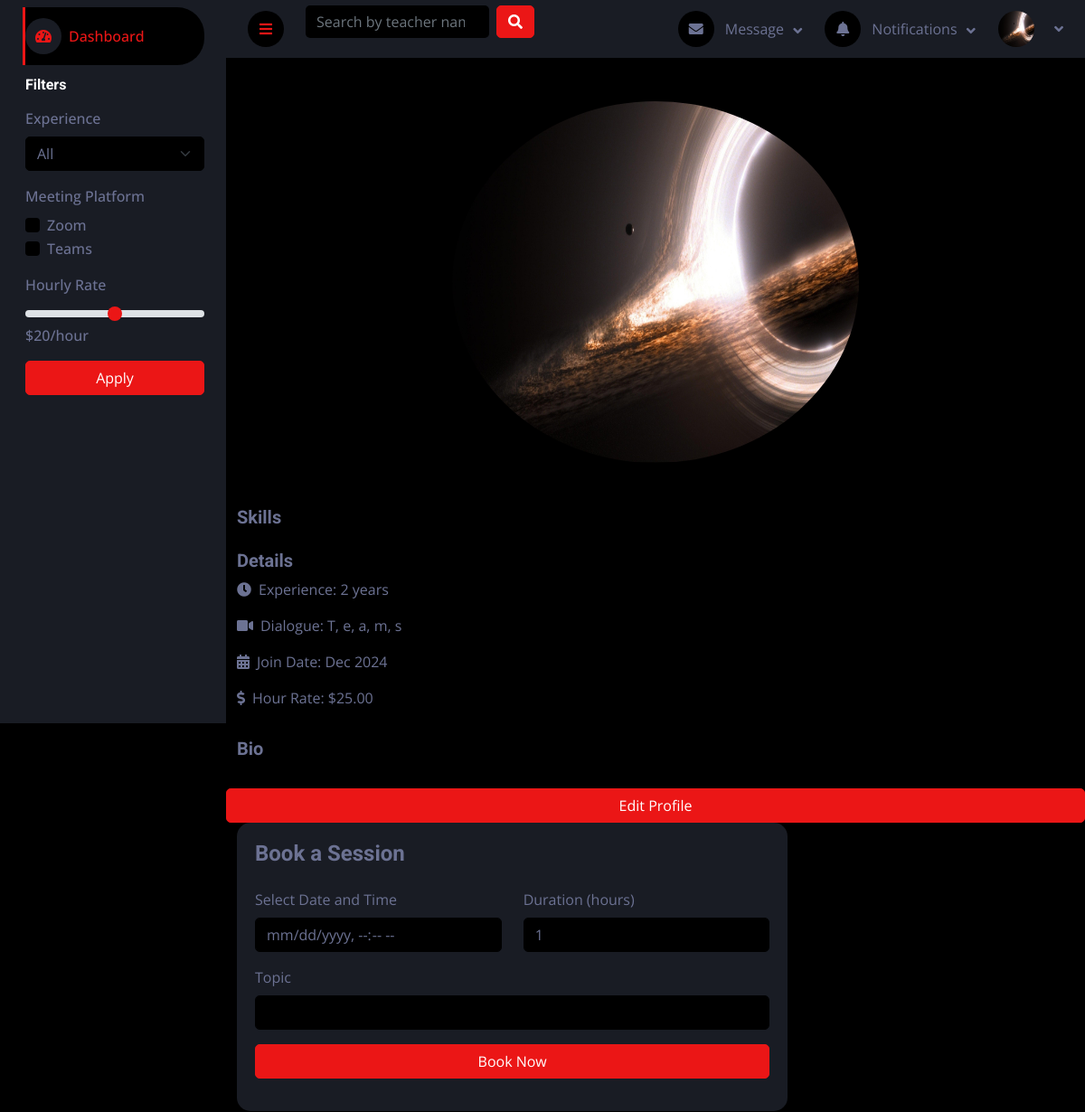
The app's page /teaching/teacher/1/ (upper part), older data.
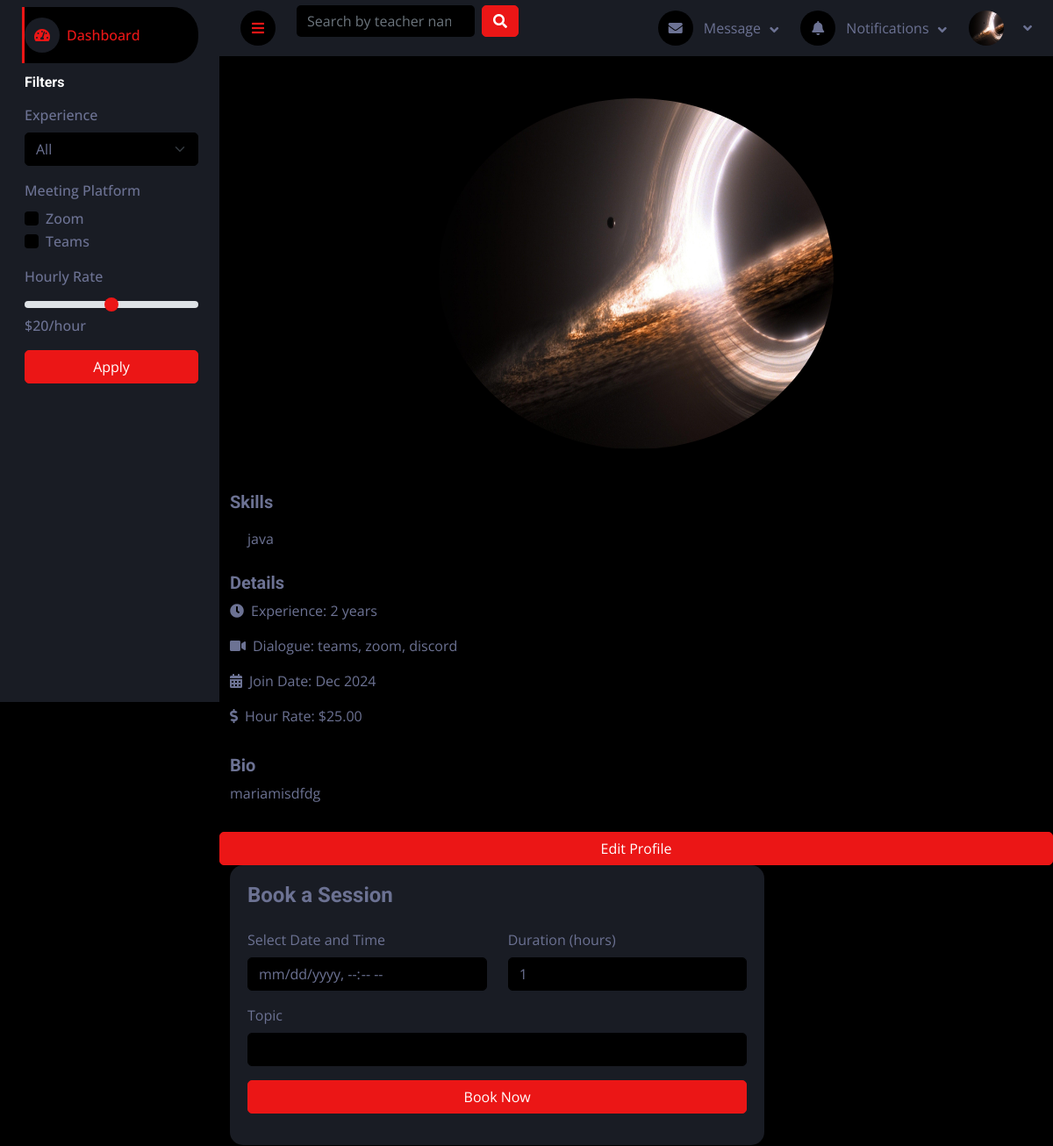
The same page, newer data.
### teaching/models.py (models this page shows, shortened)
class TeacherProfile(models.Model):
    user = models.OneToOneField(settings.AUTH_USER_MODEL, on_delete=models.CASCADE, related_name='teacher_profile')
    profile_picture = models.ImageField(upload_to='profile_pictures/', blank=True, null=True)
    bio = models.TextField(null=True, blank=True)
    skills = models.ManyToManyField(Skill, blank=True)
    hourly_rate = models.DecimalField(max_digits=6, decimal_places=2, default=0.0)
    communication_methods = models.JSONField(default=list, blank=True)
    experience_years = models.PositiveIntegerField(default=0)
    rating = models.FloatField(default=0, validators=[MinValueValidator(0), MaxValueValidator(5)])
    total_reviews = models.PositiveIntegerField(default=0)
    join_date = models.DateField(auto_now_add=True)

class Skill(models.Model):
    name = models.CharField(max_length=100)
    description = models.TextField(blank=True, null=True)

### teaching/views.py (the view)
# urls.py: path('teacher/<int:teacher_id>/', views.teacher_profile_view, name='teacher_profile'),
def teacher_profile_view(request, teacher_id):
    teacher_profile = TeacherProfile.objects.get(id=teacher_id)
    reviews = Review.objects.filter(teacher_profile=teacher_profile).order_by('-created_at')
    avg_rating = reviews.aggregate(avg=Avg('rating'))['avg'] or 0
    review_count = reviews.count()
    context = {
        'teacher_profile': teacher_profile,
        'user': teacher_profile.user,
        'skills': teacher_profile.skills,
        'communication_methods': teacher_profile.communication_methods,
        'reviews': reviews,
        'avg_rating': avg_rating,
        'review_count': review_count,
    }
    return render(request, 'users/profile_teacher.html', context)

### bookings/context_processors.py (called while the page is built)
def unread_notifications(request):
    if request.user.is_authenticated:
        notifications = Notification.objects.filter(recipient=request.user, is_read=False)
        return {'notifications': notifications}
    return {'notifications': []}

### teaching/templatetags/custom_tags.py (called while the page is built)
@register.filter
def range_from(value):
    try:
        return range(int(value))
    except (TypeError, ValueError):
        return range(0)

@register.filter
def remaining_stars(value):
    try:
        return range(5 - int(float(value)))
    except (TypeError, ValueError):
        return range(5)

### users/context_processors.py (called while the page is built)
def navbar_data(request):
    if request.user.is_authenticated:
        messages = Message.objects.filter(receiver=request.user).order_by('-timestamp')[:5]
        notifications = Notification.objects.filter(user=request.user).order_by('-timestamp')[:5]
        return {'messages': messages, 'notifications': notifications}
    return {}

### users/templates/users/profile_teacher.html (shortened to what this page needs)
{% extends 'base.html' %}
   {% block content %}
 {% include 'components/sidebar.html' %}
    <div class="container py-5">
        <div class="row">
            {% include 'components/teacher_info.html' %}
            <a href="{% url 'teacher_profile_edit' %}" class="btn btn-primary">Edit Profile</a>
            <div class="col-lg-8">
                    {% include 'components/booking.html' with profile_teacher=teacher %}
            </div>
        </div>
    </div>
{% endblock %}

### templates/components/teacher_info.html (shortened to what this page needs)
<div class="text-center mb-4">
    {% if user.profile_picture %}
        <img width="450" height="400" src="{{ user.profile_picture.url }}" class="rounded-circle mb-3" alt="Profile Picture">
    {% endif %}
</div>
<div class="mb-3">
    <h5 class="text-light">Skills</h5>
    <div class="d-flex flex-wrap">
        {% for skill in teacher_profile.skills.all %}
            <span class="skill-badge">{{ skill.name }}</span>
        {% endfor %}
    </div>
</div>
<div class="mb-3">
    <h5 class="text-light">Details</h5>
    <p><i class="fas fa-clock me-2"></i>Experience: {{ teacher_profile.experience_years }} years</p>
    <p><i class="fas fa-video me-2"></i>Dialogue: {{ teacher_profile.communication_methods|join:", " }}</p>
    <p><i class="fas fa-calendar-alt me-2"></i>Join Date: {{ teacher_profile.join_date|date:"M Y" }}</p>
    <p><i class="fas fa-dollar-sign me-2"></i>Hour Rate: ${{ teacher_profile.hourly_rate }}</p>
</div>
<div class="mb-3">
    <h5 class="text-light">Bio</h5>
    <p>{{ teacher_profile.bio }}</p>
</div>

Row changes from the older to the newer data that the page shows:
added Skill: name "java"
changed TeacherProfile: communication_methods "T, e, a, m, s" → "teams, zoom, discord"; bio (not shown) → "mariamisdfdg"
